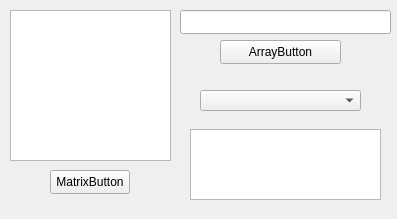
<?xml version="1.0" encoding="UTF-8"?>
<ui version="4.0">
 <class>t2</class>
 <widget class="QWidget" name="t2">
  <property name="geometry">
   <rect>
    <x>0</x>
    <y>0</y>
    <width>397</width>
    <height>219</height>
   </rect>
  </property>
  <property name="windowTitle">
   <string>Form</string>
  </property>
  <widget class="QPushButton" name="processArrayButton">
   <property name="geometry">
    <rect>
     <x>220</x>
     <y>40</y>
     <width>121</width>
     <height>24</height>
    </rect>
   </property>
   <property name="text">
    <string>ArrayButton</string>
   </property>
  </widget>
  <widget class="QComboBox" name="columnTypeComboBox">
   <property name="geometry">
    <rect>
     <x>200</x>
     <y>90</y>
     <width>161</width>
     <height>21</height>
    </rect>
   </property>
  </widget>
  <widget class="QLineEdit" name="arrayLineEdit">
   <property name="geometry">
    <rect>
     <x>180</x>
     <y>10</y>
     <width>211</width>
     <height>24</height>
    </rect>
   </property>
  </widget>
  <widget class="QPushButton" name="processMatrixButton">
   <property name="geometry">
    <rect>
     <x>50</x>
     <y>170</y>
     <width>80</width>
     <height>24</height>
    </rect>
   </property>
   <property name="text">
    <string>MatrixButton</string>
   </property>
  </widget>
  <widget class="QTextEdit" name="matrixTextEdit">
   <property name="geometry">
    <rect>
     <x>10</x>
     <y>10</y>
     <width>161</width>
     <height>151</height>
    </rect>
   </property>
  </widget>
  <widget class="QPlainTextEdit" name="outputPlainTextEdit">
   <property name="geometry">
    <rect>
     <x>190</x>
     <y>129</y>
     <width>191</width>
     <height>71</height>
    </rect>
   </property>
  </widget>
 </widget>
 <resources/>
 <connections/>
</ui>
